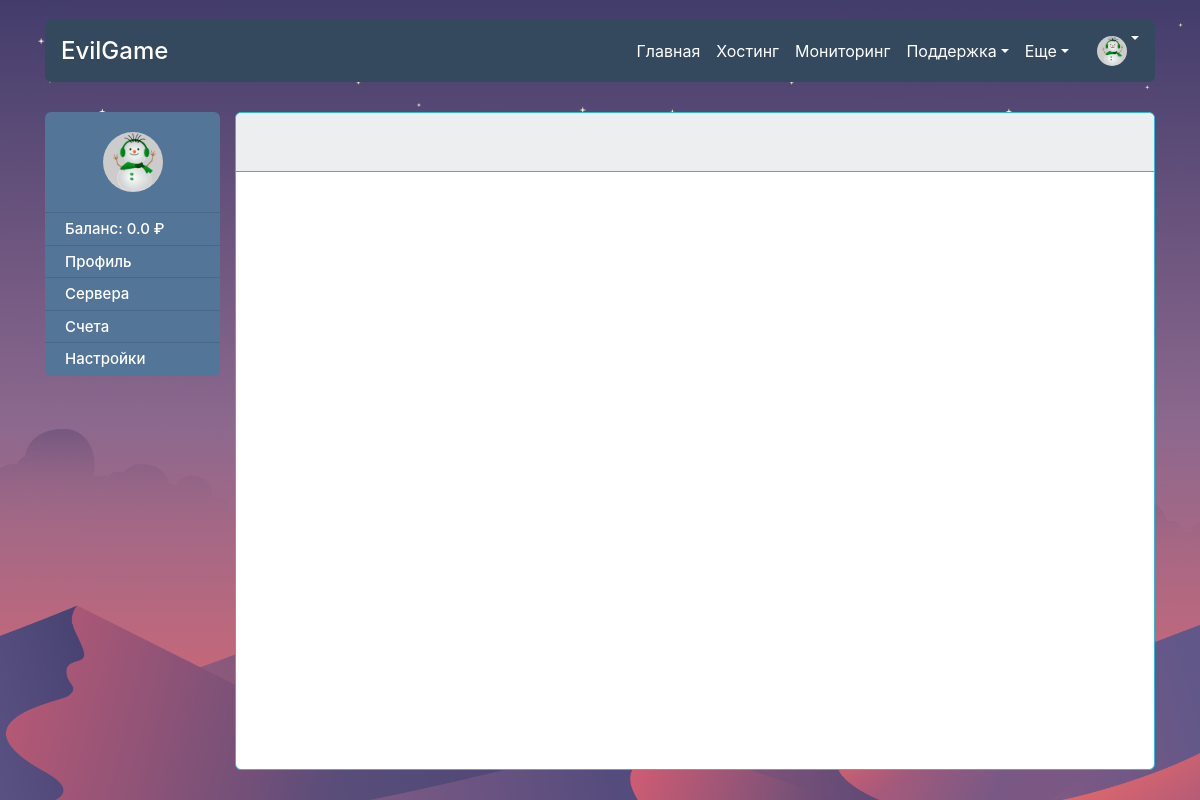
/panel/ (signed in), run on an earlier commit of the app's database.
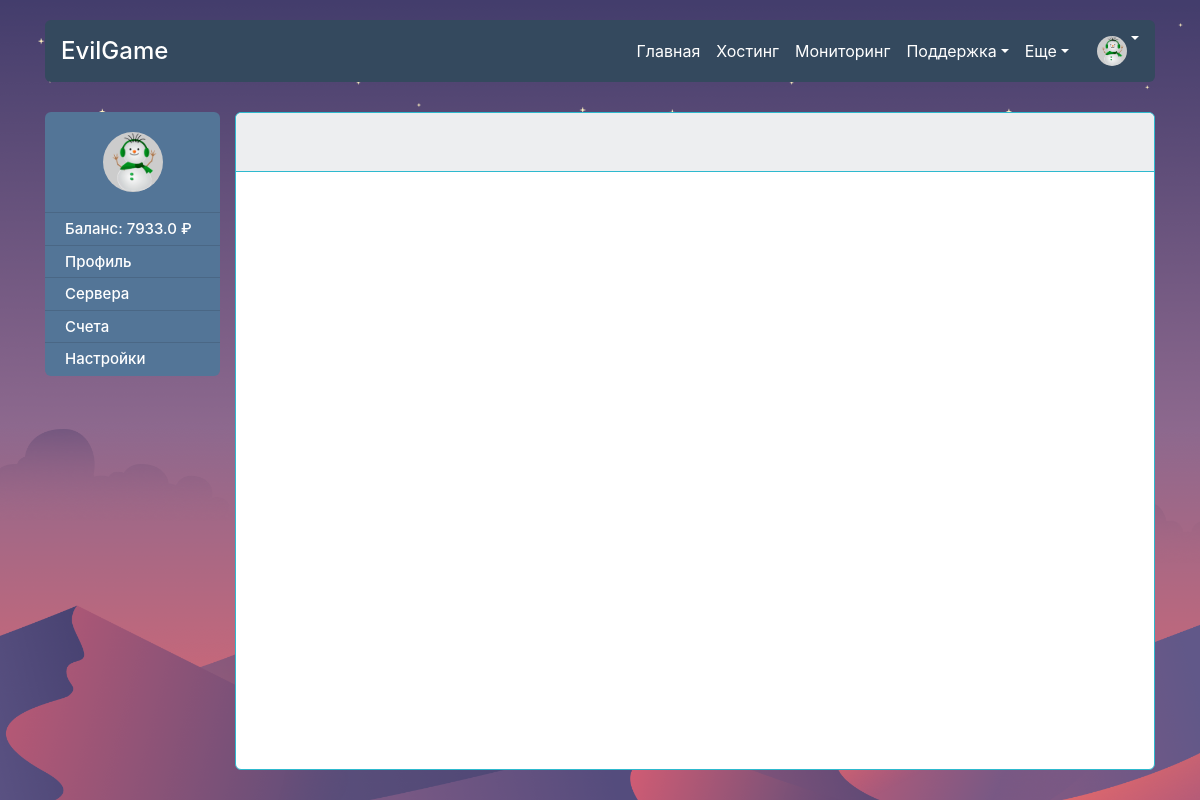
And on a later commit of the database.
### main/models.py (models this page shows, shortened)
class User(AbstractBaseUser):
    objects = MyUserManager()
    username = models.CharField(verbose_name='username', max_length=20, unique=True)
    first_name = models.CharField(verbose_name='first name', max_length=25)
    last_name = models.CharField(verbose_name='last name', max_length=25)
    email = models.EmailField(
        verbose_name='email address',
        max_length=255,
        unique=True
    )
    date_joined = models.DateTimeField(verbose_name='date joined', default=timezone.now)
    is_active = models.BooleanField(default=False)
    is_admin = models.BooleanField(default=False)
    money = models.FloatField(verbose_name='money of user', default=0)
    activation_code = models.CharField(max_length=20, default=objects.make_random_password(length=20))
    password_recovery_code = models.CharField(max_length=20, default='None')
    show_tips = models.BooleanField(default=True)
    photo = models.ImageField(upload_to='main/media/profile_photo/',
                              default='main/media/profile_photo/default.png')
    USERNAME_FIELD = 'username'
    REQUIRED_FIELDS = ['first_name', 'last_name', 'email']

### main/views.py (the view)
# urls.py: url(r'panel/$', views.panel, name='panel'),
@login_required
def panel(request):
    context = {
        'user' : request.user,
    }
    return render(request, 'panel.html', context)

### main/auth_backend.py (called while the page is built)
    def get_user(self, user_id):
        try:
            return User.objects.get(pk=user_id)
        except User.DoesNotExist:
            return None

### templates/panel.html (shortened to what this page needs)
{% load static %}
<!DOCTYPE html>
  <html>
    <head>
      {% include "other/links.html" %}
    </head>
    <body>
      <div class="wrapper">
        <div id="header1" class="header">
          {% include "other/header.html" %}
          <div class="panel-wrapper">
            <div class="container">
              <div class="row">
                <div class="col-md-2 panel-nav-p-fixer">
                  <div class="btn-group-vertical side-nav" role="group" aria-label="Vertical button group" style="width: 100%;">
                    <div class="ava" style="width: 100%; background: #537597">
                      <div class="user-photo">
                        <img src="{{ user.photo.url }}" alt="">
                      </div>
                      <br>
                    </div>
                    <button onclick="window.location.href='{% url "profile" %}'" type="button" class="btn btn-secondary">Баланс: {{user.money}} ₽</button>
                    <button onclick="window.location.href='{% url "profile" %}'" type="button" class="btn btn-secondary">Профиль</button>
                    <button onclick="window.location.href='{% url "servers" %}'" type="button" class="btn btn-secondary">Сервера</button>
                    <button onclick="window.location.href='{% url "servers" %}'" type="button" class="btn btn-secondary">Счета</button>
                    <button onclick="window.location.href='{% url "login" %}'" type="button" class="btn btn-secondary" style="border-radius: 0px 0px 6px 6px;-moz-border-radius: 0px 0px 6px 6px;-webkit-border-radius: 0px 0px 6px 6px;">Настройки</button>
                  </div>
                </div>
                <div class="col-md-10">
                  <div class="card tbp-card panel-card">
                    <div class="card-header panel-card-header nav">
                    </div>
                    <div class="card-body panel-card-body">
                    </div>
                  </div>
                </div>
              </div>
            </div>
          </div>
        </div>
      </div>
    </body>
  </html>

What changed in the data, as far as the page shows it:
changed User: money "0.0" → "7933.0"
